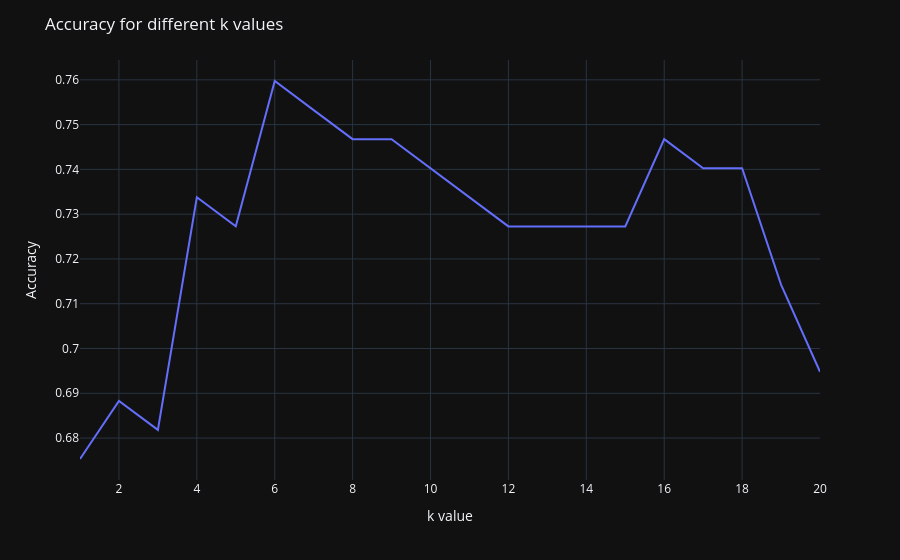

The notebook cell saved with this chart:
### Code cell
fig=px.line(x=k_values,y=accuracy_list, template='plotly_dark')
fig.update_layout(
    title='Accuracy for different k values',
    xaxis_title='k value',
    yaxis_title='Accuracy'
) 



fig.show()

### Figure 1 — Plotly figure (JSON) as saved in the notebook; plotly's stock layout.template omitted (floating-point values rounded to 4 significant figures)
{"data": [{"hovertemplate": "x=%{x}<br>y=%{y}<extra></extra>", "legendgroup": "", "line": {"color": "#636efa", "dash": "solid"}, "marker": {"symbol": "circle"}, "mode": "lines", "name": "", "orientation": "v", "showlegend": false, "type": "scatter", "x": [1, 2, 3, 4, 5, 6, 7, 8, 9, 10, 11, 12, 13, 14, 15, 16, 17, 18, 19, 20], "xaxis": "x", "y": [0.6753, 0.6883, 0.6818, 0.7338, 0.7273, 0.7597, 0.7532, 0.7468, 0.7468, 0.7403, 0.7338, 0.7273, 0.7273, 0.7273, 0.7273, 0.7468, 0.7403, 0.7403, 0.7143, 0.6948], "yaxis": "y"}], "layout": {"legend": {"tracegroupgap": 0}, "margin": {"t": 60}, "title": {"text": "Accuracy for different k values"}, "xaxis": {"anchor": "y", "domain": [0, 1], "title": {"text": "k value"}}, "yaxis": {"anchor": "x", "domain": [0, 1], "title": {"text": "Accuracy"}}}}
